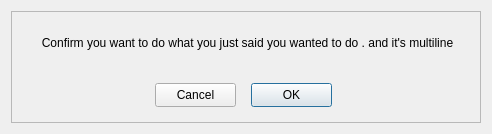
<?xml version="1.0" encoding="UTF-8"?>
<ui version="4.0">
 <class>X2Mount</class>
 <widget class="QDialog" name="X2Mount">
  <property name="geometry">
   <rect>
    <x>0</x>
    <y>0</y>
    <width>492</width>
    <height>134</height>
   </rect>
  </property>
  <property name="sizePolicy">
   <sizepolicy hsizetype="Fixed" vsizetype="Fixed">
    <horstretch>0</horstretch>
    <verstretch>0</verstretch>
   </sizepolicy>
  </property>
  <property name="minimumSize">
   <size>
    <width>492</width>
    <height>134</height>
   </size>
  </property>
  <property name="maximumSize">
   <size>
    <width>492</width>
    <height>134</height>
   </size>
  </property>
  <property name="windowTitle">
   <string>Confirm Action</string>
  </property>
  <layout class="QVBoxLayout" name="verticalLayout_6">
   <item>
    <widget class="X2Form" name="X2Form">
     <property name="enabled">
      <bool>true</bool>
     </property>
     <property name="sizePolicy">
      <sizepolicy hsizetype="Fixed" vsizetype="Fixed">
       <horstretch>0</horstretch>
       <verstretch>0</verstretch>
      </sizepolicy>
     </property>
     <property name="minimumSize">
      <size>
       <width>0</width>
       <height>0</height>
      </size>
     </property>
     <property name="maximumSize">
      <size>
       <width>9999</width>
       <height>9999</height>
      </size>
     </property>
     <property name="sizeIncrement">
      <size>
       <width>56</width>
       <height>0</height>
      </size>
     </property>
     <property name="frameShape">
      <enum>QFrame::StyledPanel</enum>
     </property>
     <property name="frameShadow">
      <enum>QFrame::Raised</enum>
     </property>
     <widget class="QPushButton" name="pushButtonOK">
      <property name="geometry">
       <rect>
        <x>240</x>
        <y>72</y>
        <width>81</width>
        <height>24</height>
       </rect>
      </property>
      <property name="text">
       <string>OK</string>
      </property>
      <property name="default">
       <bool>true</bool>
      </property>
     </widget>
     <widget class="QPushButton" name="pushButtonCancel">
      <property name="geometry">
       <rect>
        <x>144</x>
        <y>72</y>
        <width>81</width>
        <height>24</height>
       </rect>
      </property>
      <property name="text">
       <string>Cancel</string>
      </property>
     </widget>
     <widget class="QLabel" name="messageText">
      <property name="geometry">
       <rect>
        <x>24</x>
        <y>8</y>
        <width>425</width>
        <height>48</height>
       </rect>
      </property>
      <property name="text">
       <string>Confirm you want to do what you just said you wanted to do . and it's multiline</string>
      </property>
      <property name="alignment">
       <set>Qt::AlignCenter</set>
      </property>
      <property name="wordWrap">
       <bool>true</bool>
      </property>
     </widget>
    </widget>
   </item>
  </layout>
 </widget>
 <customwidgets>
  <customwidget>
   <class>X2Form</class>
   <extends>QFrame</extends>
   <header>x2form.h</header>
   <container>1</container>
  </customwidget>
 </customwidgets>
 <resources/>
 <connections/>
</ui>
